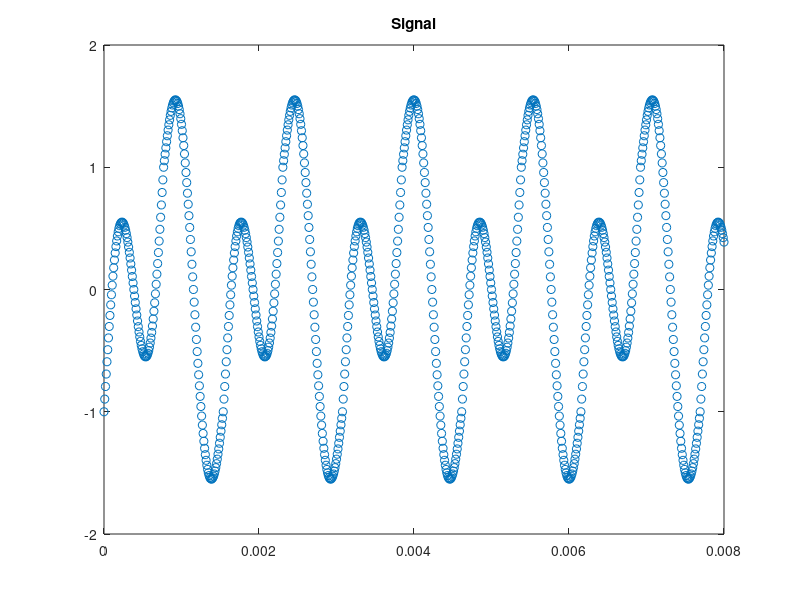
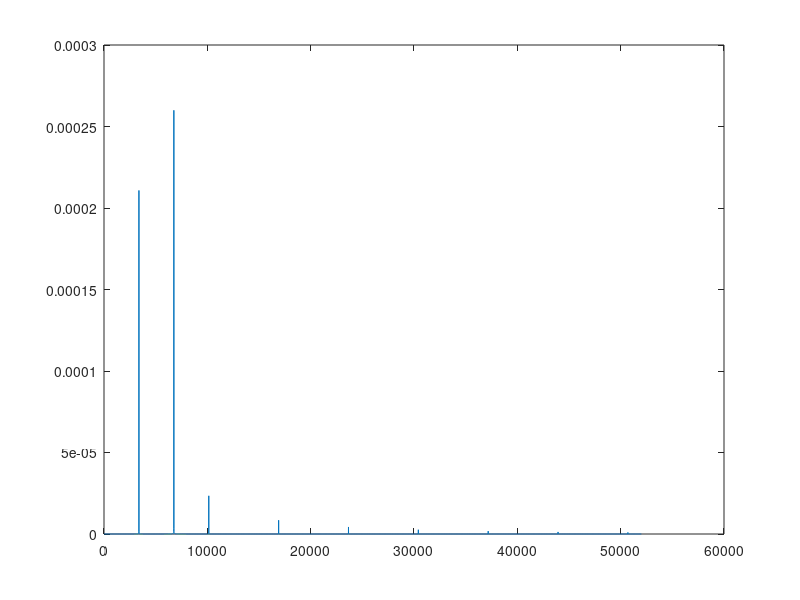
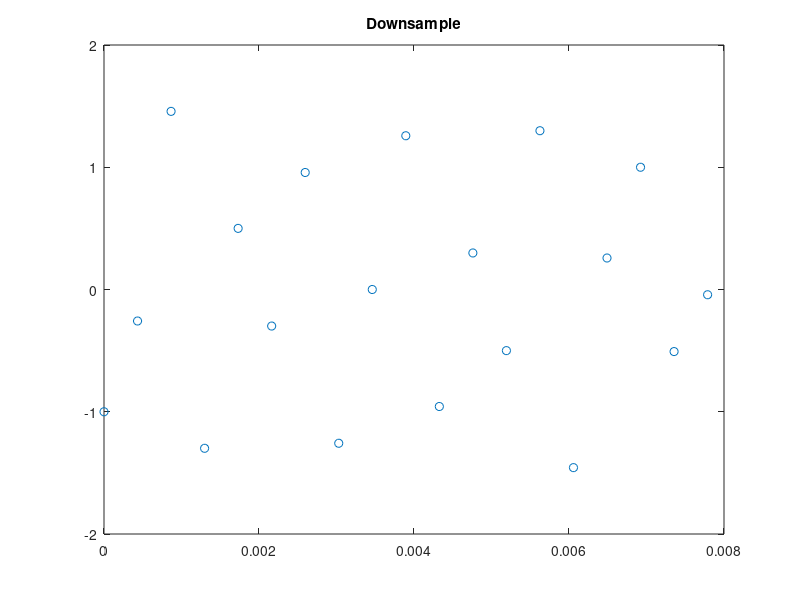
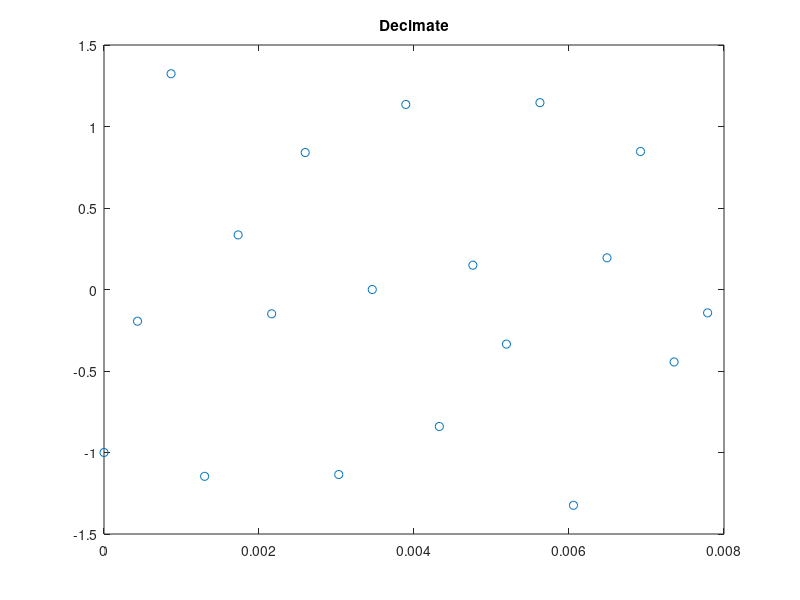

Here is the MATLAB script that generated these plots, in order: (Note: this script raises an error after producing the figures.)
Fs =4000*26;
T = 1/Fs;
n = 45;
t = (0:T:1);
 
Y1 = sin(2*pi*100*13*t)+sawtooth(2*pi*50*13*t,0.5);
plot(t,Y1,'o');
xlim([0 0.008]);
title('Signal');
 
l2=20000;
S=fft(Y1);
K2=abs(S/l2);
K1=K2(1:(l2/2+1))/l2;
K1(2:end-1)=2*K1(2:end-1);
f=Fs*(0:(l2/2))/l2;
figure(2)
plot(f,K1);
 
y = downsample(Y1,n);
t0 = (0:T*n:1);
figure(3)
plot(t0,y,'o');
title('Downsample');
xlim([0 0.008]);
 
y1=decimate(Y1,n,27,'fir');
[l3,l4]=size(y1);
t1=(0:l4-1)*T*n;
figure(4)
plot(t1,y1,'o');
title('Decimate');
xlim([0 0.008]);
 
S=fft(y1);
P2=abs(S/l4);
P1=P2(1:(l4/2+1))/l4;
P1(2:end-1)=2*P1(2:end-1);
f=Fs*(0:(l4/2))/l4;
figure(5)
plot(f,P1);
 
X1=interp1(t0,y,t,'spline');
figure(6);
plot(t0,y,'o',t,X1,':.');
xlim([0 0.008]);
 
f=getframe;
[im,map]=rgb2ind(f.cdata,256);
im(1,1,1,50)=0;
figure(7)
 
for n = 1:1:50
    % y2 = downsample(Y1,n);
    % t0 = (0:T*n:1);
    % plot(t0,y2,'o');
    % nLeg = num2str(n);
    % legend(nLeg);
    % title('Downsample');
    % xlim([0 0.008]);
 
    y1=decimate(Y1,n,27,'fir');
    [l3,l4]=size(y1);
    S=fft(y1);
    P2=abs(S/l4);
    P1=P2(1:(l4/2+1))/l4;
    P1(2:end-1)=2*P1(2:end-1);
    f=Fs*(0:(l4/2))/l4;
    plot(f,P1);
    nLeg = num2str(n);
    legend(nLeg);
    ylim([0 0.0004]);
    xlim([0 55000]);
 
    % y1=decimate(Y1,n,27,'fir');
    % [l3,l4]=size(y1);
    % t1=(0:l4-1)*T*n;
    % plot(t1,y1,'o');
    % nLeg = num2str(n);
    % legend(nLeg);
    % title('Decimate');
    % xlim([0 0.008]);
 
    % y2 = downsample(Y1,n);
    % t0 = (0:T*n:1);
    % X1=interp1(t0,y2,t,'spline');
    % plot(t0,y2,'o',t,X1,':.');
    % nLeg = num2str(n);
    % legend(nLeg);
    % xlim([0 0.008]);
    
    f=getframe;
    im(:,:,1,n)=rgb2ind(f.cdata,map);
end
 
imwrite(im,map,'test.gif','Delaytime',0,'Loopcount',inf)
 
 
 
